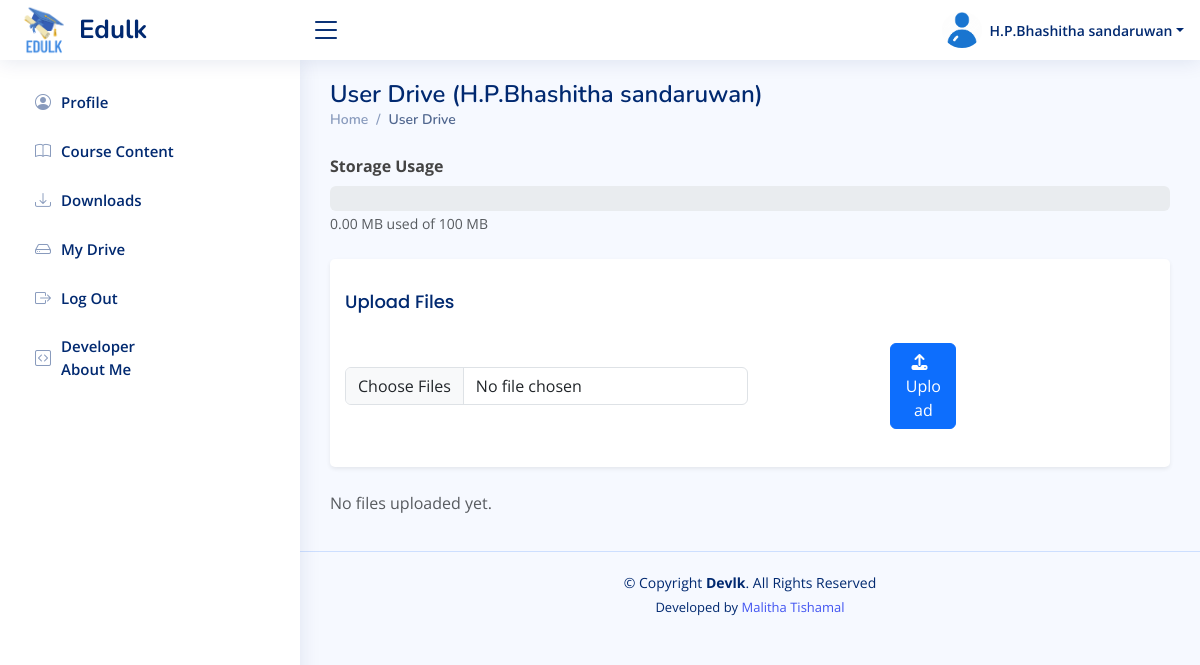
/pages-user-drive.php (signed in), run on the app's committed database.
### tables this page shows
CREATE TABLE `students` (
  `id` int(11) NOT NULL,
  `name` varchar(100) DEFAULT NULL,
  `regno` varchar(20) DEFAULT NULL,
  `nic` varchar(20) DEFAULT NULL,
  `email` varchar(100) DEFAULT NULL,
  `gender` enum('Male','Female','Other') DEFAULT NULL,
  `address` text DEFAULT NULL,
  `nowstatus` varchar(50) DEFAULT NULL,
  `mobile` varchar(15) DEFAULT NULL,
  `mobile2` varchar(10) NOT NULL,
  `password` varchar(255) DEFAULT NULL,
  `status` enum('pending','approved','rejected') DEFAULT 'approved',
  `created_at` datetime DEFAULT current_timestamp(),
  `last_login` datetime DEFAULT NULL,
  `profile_picture` varchar(255) NOT NULL DEFAULT 'uploads/profile_pictures/default.jpg',
  `blog` varchar(200) NOT NULL,
  `facebook` varchar(200) NOT NULL,
  `linkedin` varchar(200) NOT NULL,
  `github` varchar(200) NOT NULL
);

### pages-user-drive.php (the view, shortened to what this page needs)
<?php
require_once 'includes/db-conn.php';
$user_id = $_SESSION['student_id'];
function escapeHtml($text) {
    return htmlspecialchars($text, ENT_QUOTES, 'UTF-8');
}
$stmt = $conn->prepare("SELECT * FROM students WHERE id = ?");
$stmt->bind_param("i", $user_id);
$stmt->execute();
$result = $stmt->get_result();
$user = $result->fetch_assoc();
$files = [];
$totalUsedBytes = 0;
$maxQuotaBytes = 100 * 1024 * 1024;
?>
<!DOCTYPE html>
<html lang="en">
<head>
  <?php include_once("includes/css-links-inc.php"); ?>
  <link href="https://cdnjs.cloudflare.com/ajax/libs/font-awesome/6.4.0/css/all.min.css" rel="stylesheet" />
</head>
<body>
<?php include_once("includes/header.php") ?>
<?php include_once("includes/student-sidebar.php") ?>
<main id="main" class="main">
  <div class="pagetitle mb-4">
    <h1>User Drive (<?= escapeHtml($user['name'] ?? 'User ID: ' . $user_id) ?>)</h1>
    <nav>
      <ol class="breadcrumb">
        <li class="breadcrumb-item"><a href="index.php">Home</a></li>
        <li class="breadcrumb-item active">User Drive</li>
      </ol>
    </nav>
  </div>
  <div class="mb-4">
    <label class="form-label fw-bold">Storage Usage</label>
    <div class="progress" style="height: 25px;">
    </div>
    <small class="text-muted">
      <?= number_format($totalUsedBytes / 1024 / 1024, 2) ?> MB used of 100 MB
    </small>
  </div>
  <div class="card mb-4 shadow-sm">
    <div class="card-body">
      <h5 class="card-title mb-3">Upload Files</h5>
      <form id="uploadForm" enctype="multipart/form-data" class="row g-2 align-items-center">
        <div class="col-sm-8">
          <input
            type="file"
            name="files[]"
            id="fileInput"
            class="form-control w-75"
            multiple
            <?= ($totalUsedBytes >= $maxQuotaBytes) ? 'disabled' : '' ?>
            required
          />
        </div>
        <div class="col-sm-4 d-flex align-items-center">
          <button
            type="submit"
            class="btn btn-primary w-25"
            <?= ($totalUsedBytes >= $maxQuotaBytes) ? 'disabled' : '' ?>
          >
            <i class="fa fa-upload me-2"></i> Upload
          </button>
        </div>
      </form>
    </div>
  </div>
  <div class="d-flex flex-wrap justify-content-start">
    <?php if (count($files) === 0): ?>
      <p class="text-muted">No files uploaded yet.</p>
    <?php endif; ?>
  </div>
</main>
<?php include_once ("includes/footer2.php") ?>
</body>
</html>

### includes/header.php (shortened to what this page needs)
<header id="header" class="header fixed-top d-flex align-items-center">
    <div class="d-flex align-items-center justify-content-between">
        <a href="" class="logo d-flex align-items-center">
            <img src="<?php echo $base_url; ?>assets/images/logos/edulk-logo.png" alt="">
            <span class="d-none d-lg-block">Edulk</span>
        </a>
        <i class="bi bi-list toggle-sidebar-btn"></i>
    </div>
    <nav class="header-nav ms-auto">
        <ul class="d-flex align-items-center">
            <?php
                $profilePic = isset($user['profile_picture']) && $user['profile_picture'] ? $user['profile_picture'] : 'default.jpg';
            ?>
            <li class="nav-item dropdown pe-3">
                <a class="nav-link nav-profile d-flex align-items-center pe-0" href="#" data-bs-toggle="dropdown">
                   <img id="profilePicture" src="<?php echo $profilePic; ?>" alt="Profile Picture" class="rounded-circle" style="width: 40px !important; height: 40px !important; object-fit: cover;">
                    <span class="d-none d-md-block dropdown-toggle ps-2"><?php echo htmlspecialchars($user['name']); ?></span>
                </a>
            </li>
        </ul>
    </nav>
</header>

### assets/css/style.css (style rules this page uses)
:root { scroll-behavior: smooth; }
body { font-family: "Open Sans", sans-serif; background: #f6f9ff; color: #444444; }
a { color: #4154f1; text-decoration: none; }
h1, h2, h3, h4, h5, h6 { font-family: "Nunito", sans-serif; }
#main { margin-top: 60px; padding: 20px 30px; transition: all 0.3s; }
.pagetitle { margin-bottom: 10px; }
.pagetitle h1 { font-size: 24px; margin-bottom: 0; font-weight: 600; color: #012970; }
.card { margin-bottom: 30px; border: none; border-radius: 5px; box-shadow: 0px 0 30px rgba(1, 41, 112, 0.1); }
.card-title { padding: 20px 0 15px 0; font-size: 18px; font-weight: 500; color: #012970; font-family: "Poppins", sans-serif; }
.card-body { padding: 0 20px 20px 20px; }
.breadcrumb { font-size: 14px; font-family: "Nunito", sans-serif; color: #899bbd; font-weight: 600; }
.breadcrumb a { color: #899bbd; transition: 0.3s; }
.breadcrumb .breadcrumb-item::before { color: #899bbd; }
.breadcrumb .active { color: #51678f; font-weight: 600; }
.logo { line-height: 1; }
@media (min-width: 1200px) { .logo { width: 280px; } }
.logo img { max-height: 50px; margin-right: 6px; }
.logo span { font-size: 26px; font-weight: 700; color: #012970; font-family: "Nunito", sans-serif; }
.header { transition: all 0.5s; z-index: 997; height: 60px; box-shadow: 0px 2px 20px rgba(1, 41, 112, 0.1); background-color: #fff; padding-left: 20px; }
.header .toggle-sidebar-btn { font-size: 32px; padding-left: 10px; cursor: pointer; color: #012970; }
.header-nav ul { list-style: none; }
.header-nav>ul { margin: 0; padding: 0; }
.header-nav .nav-profile { color: #012970; }
.header-nav .nav-profile img { max-height: 36px; }
.header-nav .nav-profile span { font-size: 14px; font-weight: 600; }
@media (min-width: 1200px) { #main, #footer { margin-left: 300px; } }

### pages-user-drive.php (style rules this page uses)
.card-body { padding: 12px 15px; flex-grow: 1; display: flex; flex-direction: column; justify-content: space-between; }

### data on the page
students: profile_picture (placeholder picture), name "H.P.Bhashitha sandaruwan"

### other printed values
$totalUsedBytes / 1024 / 1024 "0.00"
